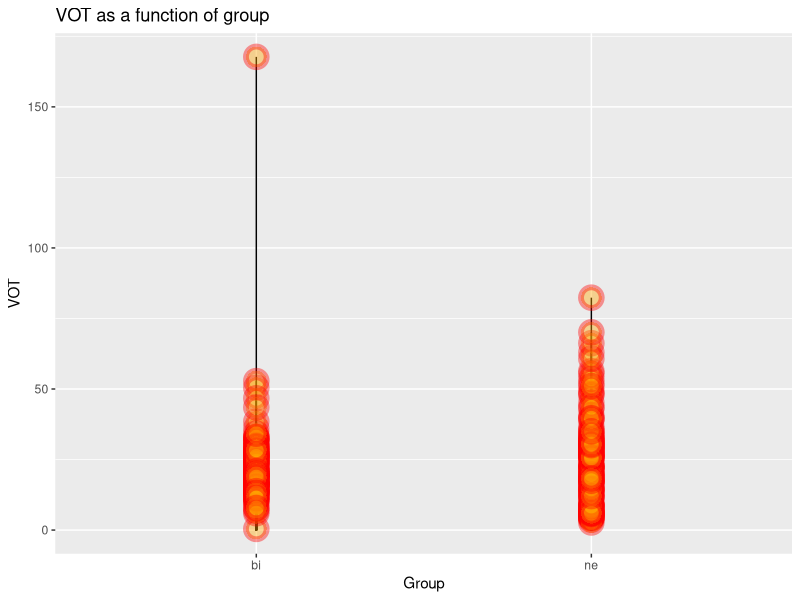
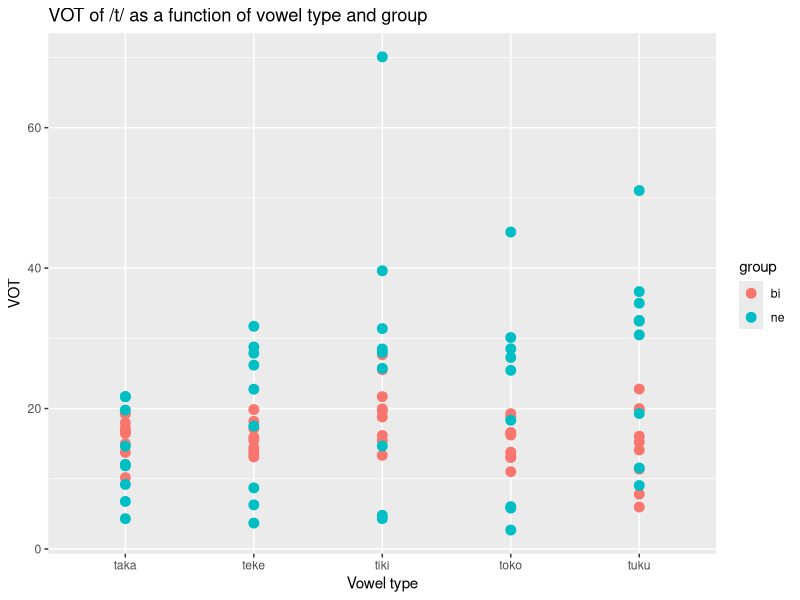
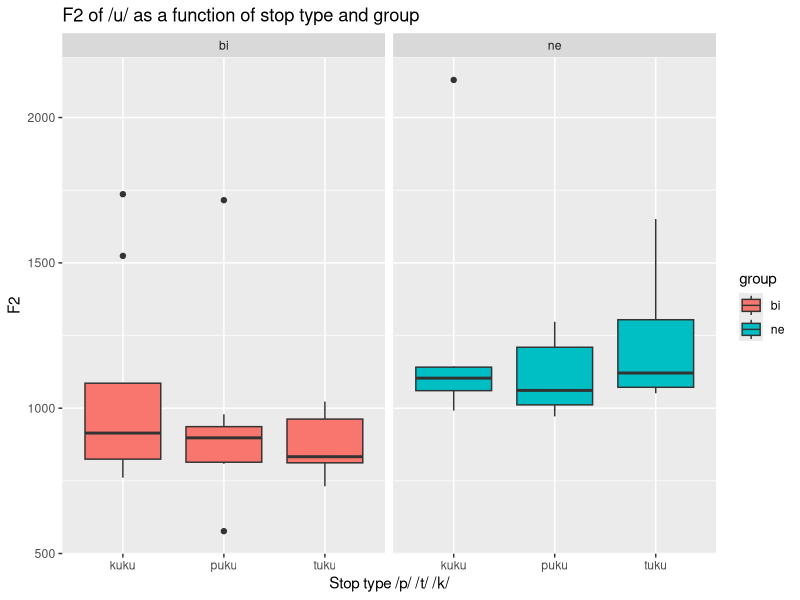
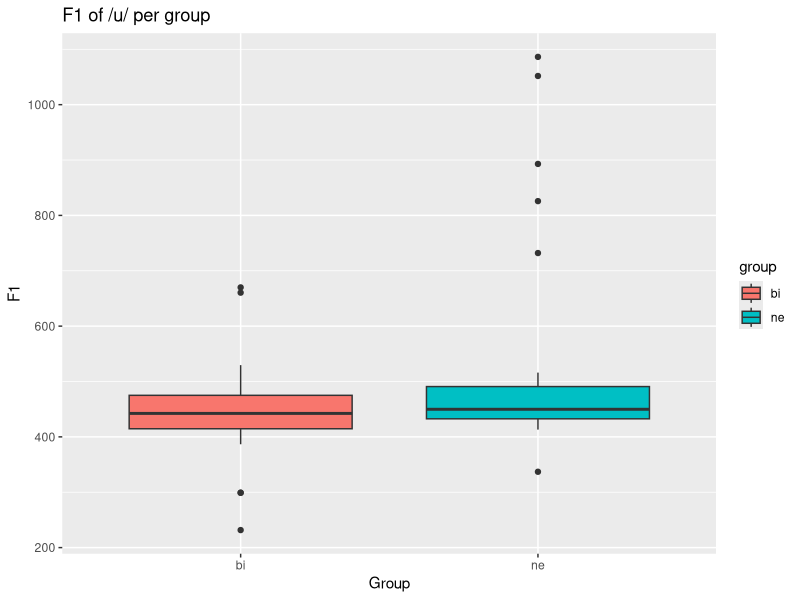
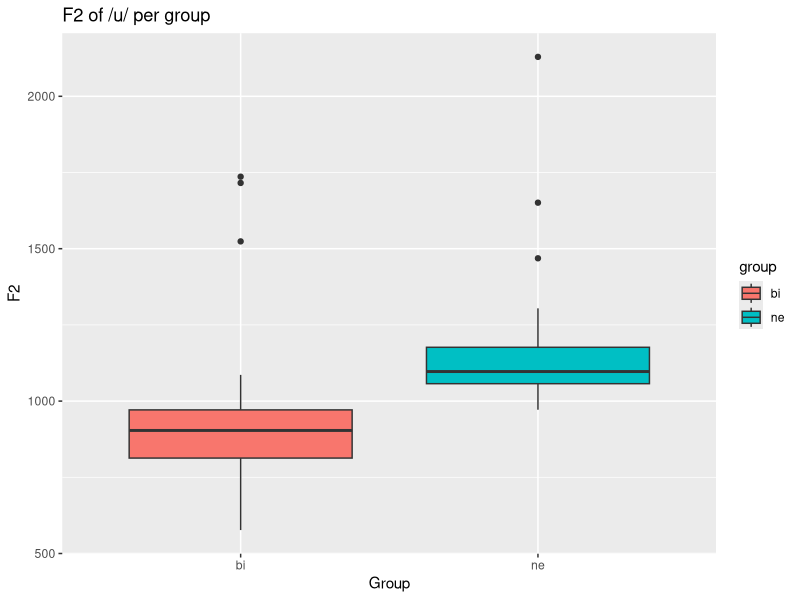
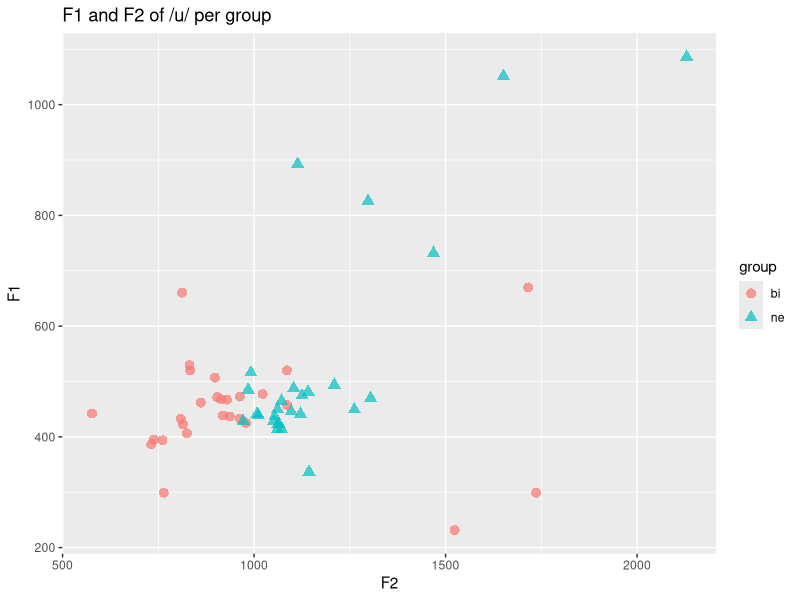

Generate these figures, in order, with R:
## ---- chunk 1
# Load libraries here
library(tidyverse)
library(knitr)
## ---- chunk 2
# You need to get all the files in the 'data' directory and combine them
# Check previous examples we did in class (hint: the day we did the ax 
# experiment) or search for examples of stackoverflow.com
bi01 <- read_csv("../data/bi01.csv")
bi02 <- read_csv("../data/bi02.csv")
bi03 <- read_csv("../data/bi03.csv")
ne01 <- read_csv("../data/ne01.csv")
ne02 <- read_csv("../data/ne02.csv")
ne03 <- read_csv("../data/ne03.csv")

df = bind_rows(bi01, bi02, bi03, ne01, ne02, ne03)    
## ---- chunk 3
# Convert from long to wide or wide to long format as necessary (check 
# examples from class)
# Create any other relevant variables here 
df = separate(data = df, col = fileID, into = c("id", "word"), sep = "_")
df = separate(data = df, col = word, into = c("word", "trial"), sep = "(?<=[A-Za-z])(?=[0-9])", extra = "drop", fill = "right")
df = separate(data = df, col = id, into = c("group", "id"), sep = "(?<=[A-Za-z])(?=[0-9])")
glimpse(df)
## ---- chunk 4
# Give some descriptive summaries of your data 
# Display your descriptives in a table
df %>%
  group_by(group, word) %>%
  summarise(mean_f1 = mean(f1), sd_f1 = sd(f1), mean_f2 = mean(f2), sd_f2 = sd(f2), mean_vot = mean(vot), sd_vot = sd(vot), n = n())
## ---- chunk 5
means = df %>%
  group_by(group) %>%
  summarise(mean_f1 = mean(f1), sd_f1 = sd(f1), mean_f2 = mean(f2), sd_f2 = sd(f2), mean_vot = mean(vot), sd_vot = sd(vot), n = n())
kable(means, caption = "**Means and SD per group**")
## ---- chunk 6
table <- df %>%
  group_by(group) %>%
  summarise(mean_vot = mean(vot), sd_vot = sd(vot), n = n())
kable(table, caption = "**Mean VOT per group**")
## ---- chunk 7
#table1 <- df %>%
#  group_by(group, word) %>%
#  summarise(mean_vot = mean(vot), sd_vot = sd(vot))
#kable(table1, caption = "Mean VOT for word and group")
## ---- chunk 8
table_a = df %>%
  group_by(group) %>%
  filter(word == "kuku" | word == "puku" | word == "tuku") %>%
  summarise(mean_f1 = mean(f1), sd_f1 = sd(f1), mean_f2 = mean(f2), sd_f2 = sd(f2), n = n())
kable(table_a, caption = "**Mean F1 and F2 for /u/ per group**")
## ---- chunk 9
ggplot(df, aes(x=group, y=vot)) +
  geom_segment( aes(x=group, xend=group, y=0, yend=vot)) +
  geom_point( size=5, color="red", fill=alpha("orange", 0.2), alpha=0.4, shape=21, stroke=3) +
  labs(title = "VOT as a function of group", y = "VOT", x = "Group")
## ---- chunk 10
plot1 = filter(df, word == "taka" | word == "teke" | word == "tiki" | word == "toko" | word == "tuku")
ggplot(data = plot1, aes(x=word, y=vot, color=group)) + 
  geom_point(size=3) +
  labs(title = "VOT of /t/ as a function of vowel type and group", y = "VOT", x = "Vowel type")
## ---- chunk 11
# Include some plots here
plot = filter(df, word == "kuku" | word == "puku" | word == "tuku")
ggplot(plot, aes(x=word, y=f2, fill=group)) + 
    geom_boxplot()+
  facet_wrap(~group)+
  labs(title = "F2 of /u/ as a function of stop type and group", y = "F2", x = "Stop type /p/ /t/ /k/")
## ---- chunk 12
plot = filter(df, word == "kuku" | word == "puku" | word == "tuku")
ggplot(plot, aes(x=group, y=f1, fill=group)) + 
    geom_boxplot()+
  labs(title = "F1 of /u/ per group", y = "F1", x = "Group")
## ---- chunk 13
plot = filter(df, word == "kuku" | word == "puku" | word == "tuku")
ggplot(plot, aes(x=group, y=f2, fill=group)) + 
    geom_boxplot()+
  labs(title = "F2 of /u/ per group", y = "F2", x = "Group")
## ---- chunk 14
plot = filter(df, word == "kuku" | word == "puku" | word == "tuku")
ggplot(plot, aes(x=f2, y=f1, color = group, shape = group)) + 
    geom_point(size=3, alpha=0.7)+
  labs(title = "F1 and F2 of /u/ per group", y = "F1", x = "F2")
## ---- chunk 15
# Conduct a simple statistical analysis here (optional)
t = df %>%
  group_by(group) %>%
  filter(word == "kuku" | word == "puku" | word == "tuku") %>%
  summarise(mean_f1 = mean(f1), sd_f1 = sd(f1), mean_f2 = mean(f2), sd_f2 = sd(f2), n = n())
kable(t, caption = "**Mean F1 and F2 for /u/ per group**")
## ---- chunk 16
set.seed(0)

bi_f1 <- rnorm(27, mean = 449.1107, sd = 92.43818)
ne_f1 <- rnorm(27, mean = 534.5293, sd = 198.11902)

t.test(bi_f1, ne_f1, var.equal = TRUE)
## ---- chunk 17
set.seed(0)

bi_f2 <- rnorm(27, mean = 960.4133, sd = 276.8831)
ne_f2 <- rnorm(27, mean = 1171.5711, sd = 244.4849)

t.test(bi_f2, ne_f2, var.equal = TRUE)
